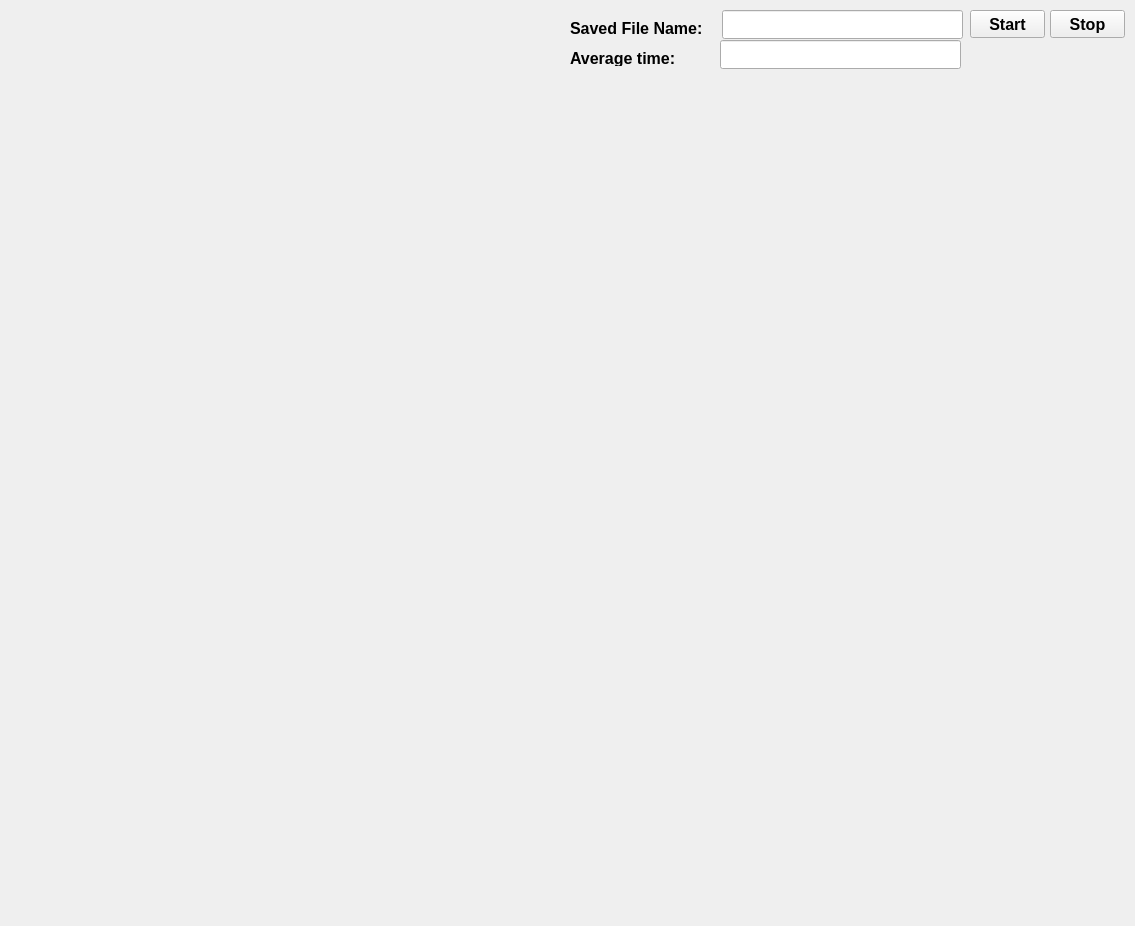
<?xml version="1.0" encoding="UTF-8"?>
<ui version="4.0">
 <class>PLRExperiment</class>
 <widget class="QMainWindow" name="PLRExperiment">
  <property name="geometry">
   <rect>
    <x>0</x>
    <y>0</y>
    <width>1135</width>
    <height>926</height>
   </rect>
  </property>
  <property name="font">
   <font>
    <pointsize>12</pointsize>
    <bold>true</bold>
   </font>
  </property>
  <property name="windowTitle">
   <string>Polarization Rotator</string>
  </property>
  <widget class="QWidget" name="centralwidget">
   <widget class="QWidget" name="StageWidget" native="true">
    <property name="geometry">
     <rect>
      <x>9</x>
      <y>9</y>
      <width>553</width>
      <height>392</height>
     </rect>
    </property>
    <property name="font">
     <font>
      <pointsize>12</pointsize>
      <bold>false</bold>
     </font>
    </property>
   </widget>
   <widget class="QWidget" name="MessageWidget" native="true">
    <property name="geometry">
     <rect>
      <x>572</x>
      <y>70</y>
      <width>551</width>
      <height>331</height>
     </rect>
    </property>
    <property name="font">
     <font>
      <pointsize>12</pointsize>
      <bold>false</bold>
     </font>
    </property>
   </widget>
   <widget class="QWidget" name="CurveWidget" native="true">
    <property name="geometry">
     <rect>
      <x>10</x>
      <y>410</y>
      <width>1111</width>
      <height>511</height>
     </rect>
    </property>
    <property name="font">
     <font>
      <pointsize>12</pointsize>
      <bold>false</bold>
     </font>
    </property>
   </widget>
   <widget class="QLineEdit" name="lineEdit">
    <property name="geometry">
     <rect>
      <x>722</x>
      <y>10</y>
      <width>241</width>
      <height>29</height>
     </rect>
    </property>
    <property name="sizePolicy">
     <sizepolicy hsizetype="Expanding" vsizetype="Minimum">
      <horstretch>0</horstretch>
      <verstretch>0</verstretch>
     </sizepolicy>
    </property>
    <property name="font">
     <font>
      <family>Consolas</family>
      <pointsize>12</pointsize>
      <bold>false</bold>
     </font>
    </property>
   </widget>
   <widget class="QLabel" name="label">
    <property name="geometry">
     <rect>
      <x>570</x>
      <y>20</y>
      <width>151</width>
      <height>16</height>
     </rect>
    </property>
    <property name="font">
     <font>
      <pointsize>12</pointsize>
      <bold>true</bold>
     </font>
    </property>
    <property name="text">
     <string>Saved File Name:</string>
    </property>
   </widget>
   <widget class="QPushButton" name="pushButton_1">
    <property name="geometry">
     <rect>
      <x>970</x>
      <y>10</y>
      <width>75</width>
      <height>28</height>
     </rect>
    </property>
    <property name="font">
     <font>
      <pointsize>12</pointsize>
      <bold>true</bold>
     </font>
    </property>
    <property name="text">
     <string>Start</string>
    </property>
   </widget>
   <widget class="QPushButton" name="pushButton_2">
    <property name="geometry">
     <rect>
      <x>1050</x>
      <y>10</y>
      <width>75</width>
      <height>28</height>
     </rect>
    </property>
    <property name="font">
     <font>
      <pointsize>12</pointsize>
      <bold>true</bold>
     </font>
    </property>
    <property name="text">
     <string>Stop</string>
    </property>
   </widget>
   <widget class="QLabel" name="label_2">
    <property name="geometry">
     <rect>
      <x>570</x>
      <y>50</y>
      <width>151</width>
      <height>16</height>
     </rect>
    </property>
    <property name="font">
     <font>
      <pointsize>12</pointsize>
      <bold>true</bold>
     </font>
    </property>
    <property name="text">
     <string>Average time:</string>
    </property>
   </widget>
   <widget class="QLineEdit" name="lineEdit_2">
    <property name="geometry">
     <rect>
      <x>720</x>
      <y>40</y>
      <width>241</width>
      <height>29</height>
     </rect>
    </property>
    <property name="sizePolicy">
     <sizepolicy hsizetype="Expanding" vsizetype="Minimum">
      <horstretch>0</horstretch>
      <verstretch>0</verstretch>
     </sizepolicy>
    </property>
    <property name="font">
     <font>
      <family>Consolas</family>
      <pointsize>12</pointsize>
      <bold>false</bold>
     </font>
    </property>
   </widget>
  </widget>
 </widget>
 <resources/>
 <connections/>
</ui>
